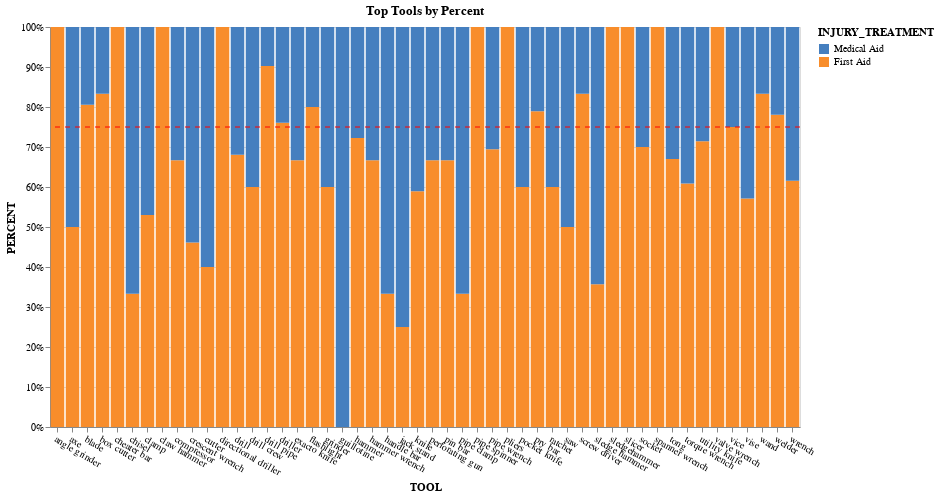

Notebook code cell kept with this figure:
### Markdown cell above
### Let's see the same tools as a percentage, we'll also plot a line at our 3:1 ratio (75%) :

### Code cell
c3 = alt.Chart(df_tools).mark_bar().encode(
    x='TOOL',
    y=alt.Y('ID', stack="normalize", axis=alt.Axis(format='%', title='PERCENT')),
    color=alt.Color('INJURY_TREATMENT', scale=alt.Scale(domain=['Medical Aid', 'First Aid'], range=['#457FBF', '#F88D2B'])),
    #column='OPERATING_AREA',
    order=alt.Order('INJURY_TREATMENT', sort='ascending'),
    tooltip=[alt.Tooltip('TOOL', title='Tool'), alt.Tooltip('ID', title='Count')]
).properties(
    title='Top Tools by Percent',
    height=400,
    width=750
).transform_joinaggregate(
    totals='sum(ID)',
    groupby=['TOOL']
).transform_filter(
    (datum.totals >= 3)
)

line = alt.Chart(pd.DataFrame({'y': [0.75]})).mark_rule(color='red',strokeDash=[5, 5]).encode(y='y')
c3 = c3+line
c3.configure_axisBottom(
    labelAngle=30
)

### Figure 1 — Vega-Lite specification as saved in the notebook (floating-point values rounded to 4 significant figures; data arrays with more than 128 entries replaced by an {"elided": "..."} marker saying what was removed)
{"config": {"view": {"continuousWidth": 400, "continuousHeight": 300}, "axisBottom": {"labelAngle": 30}}, "layer": [{"data": {"name": "data-bb2a81f53f92ce4d093312ee4ef88ba9"}, "mark": "bar", "encoding": {"color": {"type": "nominal", "field": "INJURY_TREATMENT", "scale": {"domain": ["Medical Aid", "First Aid"], "range": ["#457FBF", "#F88D2B"]}}, "order": {"type": "nominal", "field": "INJURY_TREATMENT", "sort": "ascending"}, "tooltip": [{"type": "nominal", "field": "TOOL", "title": "Tool"}, {"type": "quantitative", "field": "ID", "title": "Count"}], "x": {"type": "nominal", "field": "TOOL"}, "y": {"type": "quantitative", "axis": {"format": "%", "title": "PERCENT"}, "field": "ID", "stack": "normalize"}}, "height": 400, "title": "Top Tools by Percent", "transform": [{"joinaggregate": [{"op": "sum", "field": "ID", "as": "totals"}], "groupby": ["TOOL"]}, {"filter": "(datum.totals >= 3)"}], "width": 750}, {"data": {"name": "data-d36d45444c6fa37a56cd2da14022aabc"}, "mark": {"type": "rule", "color": "red", "strokeDash": [5, 5]}, "encoding": {"y": {"type": "quantitative", "field": "y"}}}], "$schema": "https://vega.github.io/schema/vega-lite/v4.8.1.json", "datasets": {"data-bb2a81f53f92ce4d093312ee4ef88ba9": {"elided": "246 records"}, "data-d36d45444c6fa37a56cd2da14022aabc": [{"y": 0.75}]}}
